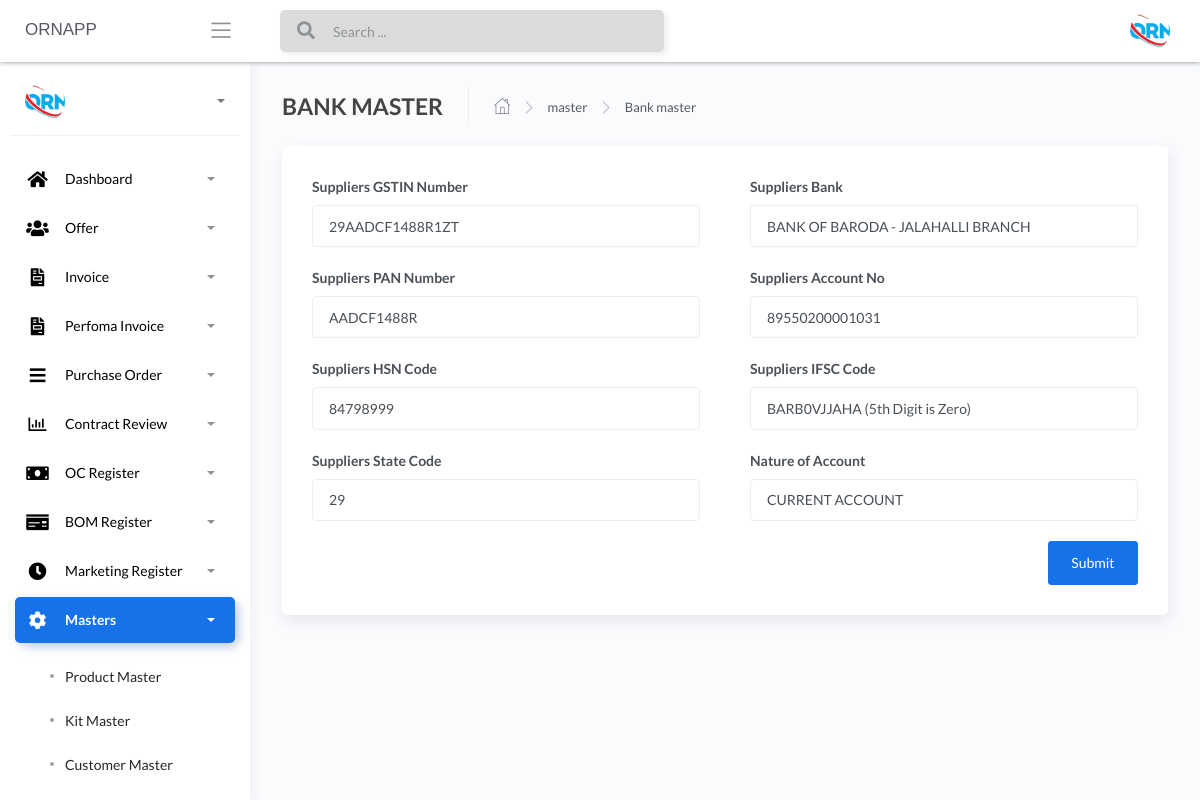
Page /Bank-Master (signed in) on the committed database.
### apps/home/models.py (models this page shows, shortened)
class BankDetails(db.Model):
    __tablename__ = "BankDetails"
    id = db.Column(db.Integer, primary_key=True)
    suppliers_gstin_number = db.Column(db.String())
    suppliers_pan_number = db.Column(db.String())
    suppliers_hsn_code = db.Column(db.String())
    suppliers_state_code = db.Column(db.String())
    suppliers_bank = db.Column(db.String())
    suppliers_account_no = db.Column(db.String())
    suppliers_ifsc_code = db.Column(db.String())
    nature_of_account = db.Column(db.String())

### apps/home/routes.py (the view, shortened to what this page needs)
@blueprint.route('/Bank-Master', methods=['GET', 'POST'])
@login_required
def Bank_master():
    if request.method == 'GET':
        bank_detail = BankDetails.query.filter_by(id=1).first()
        return render_template('home/Bank-master.html',segment='Bank-masters',bank_detail=bank_detail)

### apps/__init__.py (called while the page is built)
def configure_database(app):
    @app.before_first_request
    def initialize_database():
        db.create_all()
    @app.teardown_request
    def shutdown_session(exception=None):
        db.session.remove()

### apps/authentication/models.py (called while the page is built)
@login_manager.user_loader
def user_loader(id):
    return Users.query.filter_by(id=id).first()

### apps/templates/home/Bank-master.html (shortened to what this page needs)
{% extends "layouts/base.html" %}
{% block content %}
<div class="content">
    <div class="page-inner">
        <form action='' method="POST">
            <div class="page-header">
                <h4 class="page-title">BANK MASTER</h4>
                <ul class="breadcrumbs">
                    <li class="nav-home">
                        <a href="/">
                            <i class="flaticon-home"></i>
                        </a>
                    </li>
                    <li class="separator">
                        <i class="flaticon-right-arrow"></i>
                    </li>
                    <li class="nav-item">
                        <a href="/offer-addoffer">master</a>
                    </li>
                    <li class="separator">
                        <i class="flaticon-right-arrow"></i>
                    </li>
                    <li class="nav-item">
                        <a href="/offer-offerlist">Bank master</a>
                    </li>
                </ul>
            </div>
            <div class="card">
                <div class="card-body">
                    <div class="row">
                        <div class="col-md-6">
                            <div class="form-group">
                                <label for="suppliers_gstin_number">Suppliers GSTIN Number</label>
                                <input type="text" id="suppliers_gstin_number" name="suppliers_gstin_number" class="form-control"
                                    value="{{ bank_detail.suppliers_gstin_number }}">
                            </div>
                            <div class="form-group">
                                <label for="suppliers_pan_number">Suppliers PAN Number</label>
                                <input type="text" id="suppliers_pan_number" name="suppliers_pan_number" class="form-control"
                                    value="{{ bank_detail.suppliers_pan_number }}">
                            </div>
                            <div class="form-group">
                                <label for="suppliers_hsn_code">Suppliers HSN Code</label>
                                <input type="text" id="suppliers_hsn_code" name="suppliers_hsn_code" class="form-control"
                                    value="{{ bank_detail.suppliers_hsn_code }}">
                            </div>
                            <div class="form-group">
                                <label for="suppliers_state_code">Suppliers State Code</label>
                                <input type="text" id="suppliers_state_code" name="suppliers_state_code" class="form-control"
                                    value="{{ bank_detail.suppliers_state_code }}">
                            </div>
                        </div>
                        <div class="col-md-6">
                            <div class="form-group">
                                <label for="suppliers_bank">Suppliers Bank</label>
                                <input type="text" id="suppliers_bank" name="suppliers_bank" class="form-control"
                                    value="{{ bank_detail.suppliers_bank }}">
                            </div>
                            <div class="form-group">
                                <label for="suppliers_account_no">Suppliers Account No</label>
                                <input type="text" id="suppliers_account_no" name="suppliers_account_no" class="form-control"
                                    value="{{ bank_detail.suppliers_account_no }}">
                            </div>
                            <div class="form-group">
                                <label for="suppliers_ifsc_code">Suppliers IFSC Code</label>
                                <input type="text" id="suppliers_ifsc_code" name="suppliers_ifsc_code" class="form-control"
                                    value="{{ bank_detail.suppliers_ifsc_code }}">
                            </div>
                            <div class="form-group">
                                <label for="nature_of_account">Nature of Account</label>
                                <input type="text" id="nature_of_account" name="nature_of_account" class="form-control"
                                    value="{{ bank_detail.nature_of_account }}">
                            </div>
                        </div>
                    </div>
                    <div class="form-group">
                        <div class="text-right">
                            <button type="submit" class="btn btn-primary">Submit</button>
                        </div>
                    </div>
                </div>
            </div>
        </form>
    </div>
</div>
{% endblock content %}

### rows in the picture
BankDetails: suppliers_gstin_number "29AADCF1488R1ZT", suppliers_pan_number "AADCF1488R", suppliers_hsn_code "84798999", suppliers_state_code "29", suppliers_bank "BANK OF BARODA - JALAHALLI BRANCH", suppliers_account_no "89550200001031", suppliers_ifsc_code "BARB0VJJAHA (5th Digit is Zero)", nature_of_account "CURRENT ACCOUNT"
